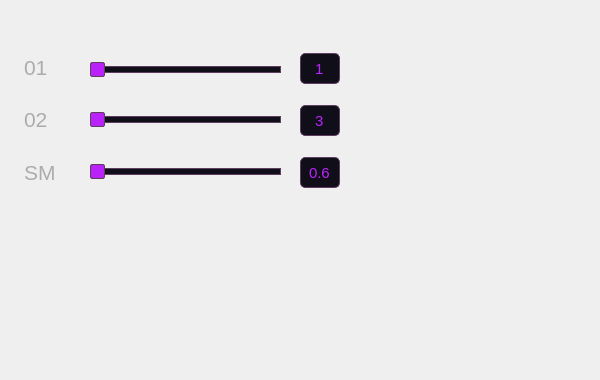
    <widget class="QWidget" name="page_4">
     <widget class="QWidget" name="widget_4" native="true">
      <property name="geometry">
       <rect>
        <x>0</x>
        <y>0</y>
        <width>591</width>
        <height>371</height>
       </rect>
      </property>
      <widget class="QLabel" name="label_58">
       <property name="geometry">
        <rect>
         <x>24</x>
         <y>157</y>
         <width>61</width>
         <height>31</height>
        </rect>
       </property>
       <property name="font">
        <font>
         <pointsize>16</pointsize>
        </font>
       </property>
       <property name="styleSheet">
        <string notr="true">
color: rgb(172, 172, 172);</string>
       </property>
       <property name="text">
        <string>SM</string>
       </property>
      </widget>
      <widget class="QLineEdit" name="spOffset">
       <property name="geometry">
        <rect>
         <x>300</x>
         <y>105</y>
         <width>40</width>
         <height>31</height>
        </rect>
       </property>
       <property name="font">
        <font>
         <pointsize>11</pointsize>
        </font>
       </property>
       <property name="styleSheet">
        <string notr="true">
QLineEdit {
    color: rgb(185, 35, 250);
	background-color: rgb(16, 14, 25);
	border-radius:5px;
	border: 1px solid rgb(94, 62, 94);
}
QLineEdit:focus {
    border: 1px solid rgb(255, 48, 245);
}</string>
       </property>
       <property name="text">
        <string>3</string>
       </property>
       <property name="alignment">
        <set>Qt::AlignCenter</set>
       </property>
      </widget>
      <widget class="QLineEdit" name="spSpeed">
       <property name="geometry">
        <rect>
         <x>300</x>
         <y>157</y>
         <width>40</width>
         <height>31</height>
        </rect>
       </property>
       <property name="font">
        <font>
         <pointsize>11</pointsize>
        </font>
       </property>
       <property name="styleSheet">
        <string notr="true">
QLineEdit {
    color: rgb(185, 35, 250);
	background-color: rgb(16, 14, 25);
	border-radius:5px;
	border: 1px solid rgb(94, 62, 94);
}
QLineEdit:focus {
    border: 1px solid rgb(255, 48, 245);
}</string>
       </property>
       <property name="text">
        <string>0.6</string>
       </property>
       <property name="alignment">
        <set>Qt::AlignCenter</set>
       </property>
      </widget>
      <widget class="QLabel" name="label_59">
       <property name="geometry">
        <rect>
         <x>24</x>
         <y>99</y>
         <width>41</width>
         <height>41</height>
        </rect>
       </property>
       <property name="font">
        <font>
         <pointsize>16</pointsize>
        </font>
       </property>
       <property name="styleSheet">
        <string notr="true">
color: rgb(172, 172, 172);</string>
       </property>
       <property name="text">
        <string>02</string>
       </property>
      </widget>
      <widget class="QLineEdit" name="spFov">
       <property name="geometry">
        <rect>
         <x>300</x>
         <y>53</y>
         <width>40</width>
         <height>31</height>
        </rect>
       </property>
       <property name="font">
        <font>
         <pointsize>11</pointsize>
        </font>
       </property>
       <property name="styleSheet">
        <string notr="true">
QLineEdit {
    color: rgb(185, 35, 250);
	background-color: rgb(16, 14, 25);
	border-radius:5px;
	border: 1px solid rgb(94, 62, 94);
}
QLineEdit:focus {
    border: 1px solid rgb(255, 48, 245);
}</string>
       </property>
       <property name="text">
        <string>1</string>
       </property>
       <property name="alignment">
        <set>Qt::AlignCenter</set>
       </property>
      </widget>
      <widget class="QLabel" name="label_60">
       <property name="geometry">
        <rect>
         <x>24</x>
         <y>42</y>
         <width>41</width>
         <height>51</height>
        </rect>
       </property>
       <property name="font">
        <font>
         <pointsize>16</pointsize>
        </font>
       </property>
       <property name="styleSheet">
        <string notr="true">
color: rgb(172, 172, 172);</string>
       </property>
       <property name="text">
        <string>01</string>
       </property>
      </widget>
      <widget class="QCheckBox" name="ckbAimOnOff">
       <property name="geometry">
        <rect>
         <x>20</x>
         <y>10</y>
         <width>51</width>
         <height>31</height>
        </rect>
       </property>
       <property name="styleSheet">
        <string notr="true">QCheckBox:indicator{
width:50px;
height:50px;
border-radius:5px;
color: rgb(185, 35, 250);
}
QCheckBox:indicator:checked
{
image:url(./switch_on.png);
}
QCheckBox:indicator:unchecked
{
image:url(./switch_off.png);
}</string>
       </property>
       <property name="text">
        <string/>
       </property>
       <property name="checked">
        <bool>true</bool>
       </property>
      </widget>
      <widget class="QSlider" name="slFov">
       <property name="geometry">
        <rect>
         <x>90</x>
         <y>60</y>
         <width>191</width>
         <height>20</height>
        </rect>
       </property>
       <property name="styleSheet">
        <string notr="true">QSlider::sub-page:horizontal {
    height: 5px;
    background-color: rgb(185, 35, 250);
    border-radius: 5px;
    border: 1px solid rgb(94, 62, 94);
}

QSlider::add-page:horizontal {
    height: 5px;
    background-color: rgb(16, 14, 25);
    border-radius: 5px;
    border: 1px solid rgb(94, 62, 94);
}

QSlider::handle:horizontal {
  width: 30px;
   height: 20px;
    margin-top: -15px;
    margin-bottom: -15px;
    border-radius: 2px;
    background: rgb(185, 35, 250);
   border: 1px solid rgb(94, 62, 94);
   
}
QSlider::handle:horizontal:hover {
    background: rgb(255, 48, 245);
}


</string>
       </property>
       <property name="orientation">
        <enum>Qt::Horizontal</enum>
       </property>
      </widget>
      <widget class="QSlider" name="slOffset">
       <property name="geometry">
        <rect>
         <x>90</x>
         <y>110</y>
         <width>191</width>
         <height>20</height>
        </rect>
       </property>
       <property name="styleSheet">
        <string notr="true">QSlider::sub-page:horizontal {
    height: 5px;
    background-color: rgb(185, 35, 250);
    border-radius: 5px;
    border: 1px solid rgb(94, 62, 94);
}

QSlider::add-page:horizontal {
    height: 5px;
    background-color: rgb(16, 14, 25);
    border-radius: 5px;
    border: 1px solid rgb(94, 62, 94);
}

QSlider::handle:horizontal {
  width: 30px;
   height: 20px;
    margin-top: -15px;
    margin-bottom: -15px;
    border-radius: 2px;
    background: rgb(185, 35, 250);
   border: 1px solid rgb(94, 62, 94);
   
}
QSlider::handle:horizontal:hover {
    background: rgb(255, 48, 245);
}


</string>
       </property>
       <property name="orientation">
        <enum>Qt::Horizontal</enum>
       </property>
      </widget>
      <widget class="QSlider" name="slSpeed">
       <property name="geometry">
        <rect>
         <x>90</x>
         <y>162</y>
         <width>191</width>
         <height>20</height>
        </rect>
       </property>
       <property name="styleSheet">
        <string notr="true">QSlider::sub-page:horizontal {
    height: 5px;
    background-color: rgb(185, 35, 250);
    border-radius: 5px;
    border: 1px solid rgb(94, 62, 94);
}

QSlider::add-page:horizontal {
    height: 5px;
    background-color: rgb(16, 14, 25);
    border-radius: 5px;
    border: 1px solid rgb(94, 62, 94);
}

QSlider::handle:horizontal {
  width: 30px;
   height: 20px;
    margin-top: -15px;
    margin-bottom: -15px;
    border-radius: 2px;
    background: rgb(185, 35, 250);
   border: 1px solid rgb(94, 62, 94);
   
}
QSlider::handle:horizontal:hover {
    background: rgb(255, 48, 245);
}


</string>
       </property>
       <property name="orientation">
        <enum>Qt::Horizontal</enum>
       </property>
      </widget>
     </widget>
    </widget>
